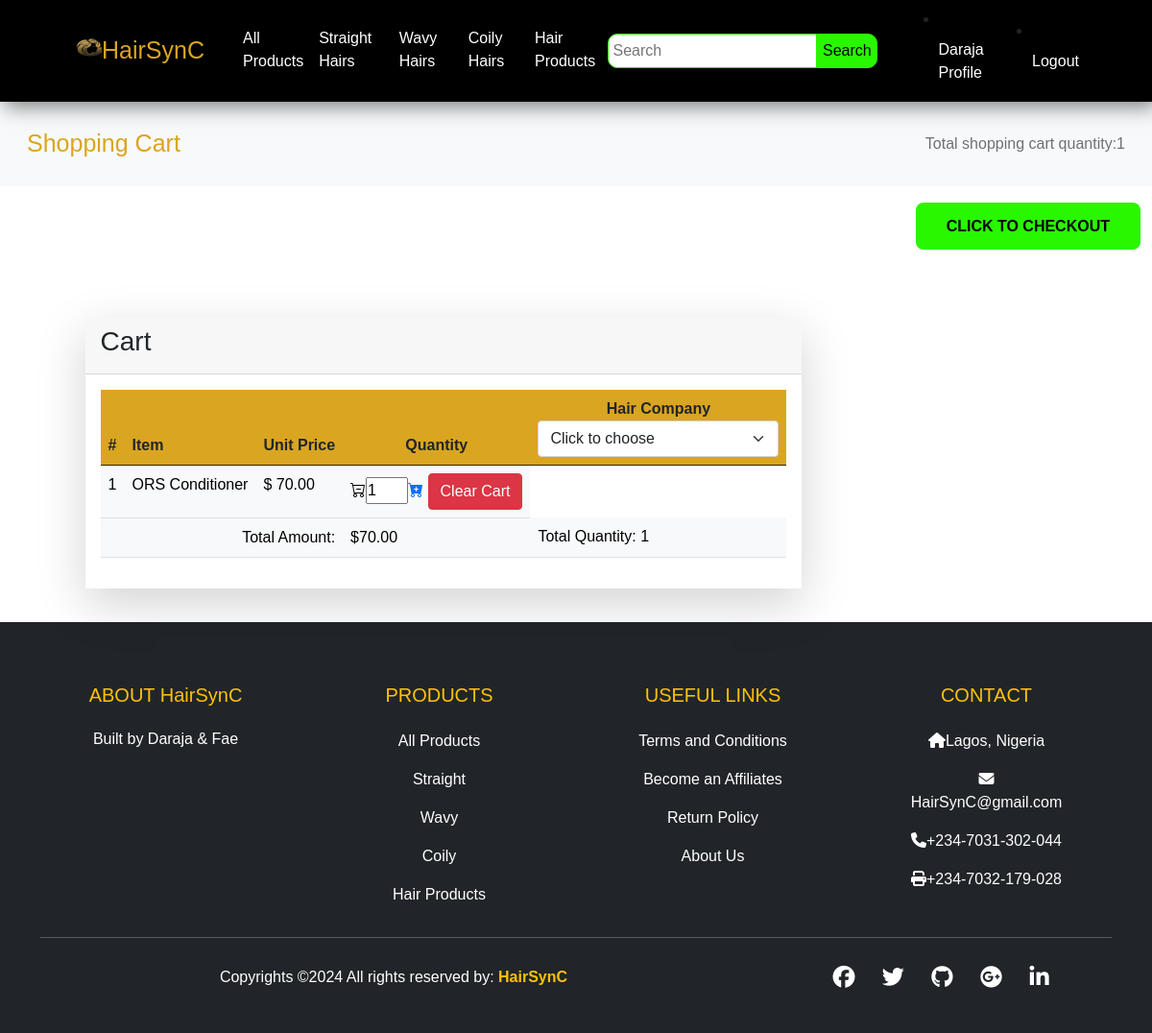
The app's page /store/users/cart/ (signed in) with its own data.
### store/models.py (models this page shows, shortened)
class CartItem(models.Model):
    item_id = models.AutoField(primary_key=True)
    cart = models.ForeignKey(ShoppingCart, on_delete=models.CASCADE)
    product = models.ForeignKey(Product, on_delete=models.CASCADE)
    quantity = models.PositiveIntegerField()

class Product(models.Model):
    product_id = models.AutoField(primary_key=True)
    name = models.CharField(max_length=255)
    description = models.TextField()
    price = models.DecimalField(max_digits=10, decimal_places=2)
    quantity_in_stock = models.IntegerField(validators=[MinValueValidator(0)])
    category = models.ForeignKey(Category, on_delete=models.CASCADE)
    image = models.ImageField(upload_to='images', blank=True)

### store/views.py (the view)
    def wrapper(request, *args, **kwargs):
        if not request.user.is_authenticated:
            return JsonResponse({"error": "Unauthorized"}, status=401)
        return view_func(request, *args, **kwargs)

### store/views.py (called while the page is built)
def check_authentication(view_func):
    def wrapper(request, *args, **kwargs):
        if not request.user.is_authenticated:
            return JsonResponse({"error": "Unauthorized"}, status=401)
        return view_func(request, *args, **kwargs)
    return wrapper

@csrf_exempt
@check_authentication
@require_http_methods(["GET"])
def get_user_shopping_cart_contents(request):
    try:
        user_id = request.user.id
        cart_contents = ShoppingCart.objects.get(user=user_id)
        cart_items = CartItem.objects.filter(cart=cart_contents)
        for item in cart_items:
            item.total_price = item.product.price * item.quantity
        total_amount = sum(item.total_price for item in cart_items)
        print("Total Amount:", total_amount)
        return render(request, 'store/cart.html', {
            'cart_items': cart_items,
            'total_amount': total_amount,
            'cart_item_count': cart_items.count()
        })
    except ShoppingCart.DoesNotExist:
        return render(request, 'store/cart.html', {
            'cart_items': [],
            'total_amount': 0,
            'cart_item_count': 0
        })

### store/templates/store/cart.html (shortened to what this page needs)
<!DOCTYPE html>
<html lang="en">
<head>
  {% load static %}
  <link rel="stylesheet" href="{% static 'store/css/style.css' %}">
  <link href="{% static 'store/css/all.min.css' %}" rel="stylesheet">
  <link href="{% static 'store/css/bootstrap.min.css' %}" rel="stylesheet">
  <link href="{% static 'store/css/bootstrap-icons.css' %}" rel="stylesheet">
</head>
<body>
<nav class="navbar navbar-expand-xl navbar-dark" id="navbar">
  <div class="container-fluid">
    <a class="navbar-brand" href="{% url 'store:index' %}">
      <img class="d-inline-block align-text-top" src="{% static 'store/images/Logo.png' %}" alt="logo" width="30" height="24">HairSynC
    </a>
    <div class="collapse navbar-collapse" id="navbarSupportedContent">
      <ul class="navbar-nav m-auto my-2 my-lg-0">
        <li class="nav-item">
          <a class="nav-link" href="{% url 'store:index' %}"></a>
          </li>
          <li class="nav-item">
            <a class="nav-link" href="{% url 'store:products' %}">All Products</a>
          </li>
          <li class="nav-item">
            <a class="nav-link" href="{% url 'store:straight' %}">Straight Hairs</a>
          </li>
          <li class="nav-item">
            <a class="nav-link" href="{% url 'store:wavy' %}">Wavy Hairs</a>
          </li>
          <li class="nav-item">
            <a class="nav-link" href="{% url 'store:coily' %}">Coily Hairs</a>
          </li>
          <li class="nav-item">
            <a class="nav-link" href="{% url 'store:hair_products' %}">Hair Products</a>
          </li>
        </ul>
        <form class="search">
          <input type="search" placeholder="Search" aria-label="Search">
          <button type="submit">Search</button>
        </form>
        {% if user.is_authenticated %}
        <li class="nav-item">
          <a class="nav-link" href="{% url 'store:userprofile' %}">{{ user.username }} Profile</a>
        </li>
        <li class="nav-item">
          <a class="nav-link" href="{% url 'store:logout' %}">Logout</a>
        </li>
      {% endif %}
    </div>
 </div>
</nav>
<nav class="navbar navbar-expand-lg navbar-light bg-light p-3">
  <div class="container-fluid mt-10">
      <a class="navbar-brand" href="#">Shopping Cart</a>
      <div class="navbar navbar-collapse">
        <span class="navbar-text">Total shopping cart quantity:<span class="totalQuantity">0</span></span>
        <br>
      </div>
  </div>
</nav>
    <div class="container-fluid ms-auto">
      <div style="text-align: right; width: 100%; margin-right: 5em; margin-top: 30px;">
        <a href="{% url 'store:checkout' %}" class="checkout"><b>CLICK TO CHECKOUT </b></a>
      </div>
        <div id="shopcard" class="cart-card ">
        <div class="mx-auto mt-5 shadow-lg rounded-0 width: 40rem;">
            <div class="card-header">
                <h3>Cart</h3>
            </div>
            <div class="card-body">
                <table class="table">
                    <thead>
                        <tr class="heading">
                        <th>#</th>
                        <th>Item</th>
                        <th>Unit Price</th>
                        <th class="text-center">Quantity</th>
                        <th class="text-center">Hair Company
                            <select class="form-select">
                                <option selected>Click to choose</option>
                            </select>
                        </th>
                        </tr>
                    </thead>
                    <tbody class="table-light">
                        {% for item in cart_items %}
                        <tr>
                            <td>{{ forloop.counter }}</td>
                            <td>{{ item.product.name }}</td>
                            <td>
                                $ <span class="txtprice">{{ item.product.price }}</span>
                            </td>
                            <td class="text-center">
                                <i class="bi bi-cart-dash"></i><input name="item" value="{{ item.quantity }}" size="2"><i class="bi bi-cart-plus-fill text-primary"></i>
                                <button id="clear-cart-btn" class="btn btn-danger">Clear Cart</button>
                            </td>
                        </tr>
                        {% endfor %}
                    <tr>
                      <td colspan="3" class="text-end">Total Amount:</td>
                      <td>$<span class="totalAmount">{{ total_amount }}</span></td>
                      <td>Total Quantity: <span class="totalQuantity">{{ cart_item_count }}</span></td>
                    </tr>
                </tbody>
                </table>
            </div>
            </div>
        </div>
    </div>
<footer class="bg-dark text-white pt-5 pb-4">
    <div class="container text-center text-md-left">
      <div class="row text-center text-md text-md-left">
        <div class="col-md-3 col-lg-3 col-xl-3 mx auto mt-3">
          <h5 class="mb-4 font-weight-bold text-warning"><a href="about.html" class="text-decoration-none text-warning">ABOUT HairSynC</a>
            <h6> Built by Daraja & Fae </h6>
          </div>
          <div class="col-md-2 col-lg-2 col-xl-2 mx-auto mt-3">
            <h5 class="text-uppercase mb-4 font-weight-bold text-warning">Products</h5>
            <p>
              <a href="{% url 'store:products' %}" class="text-white" style="text-decoration: none;">All Products
            </p>
            <p>
              <a href="{% url 'store:straight' %}" class="text-white" style="text-decoration: none;">Straight</a>
            </p>
            <p>
              <a href="{% url 'store:wavy' %}" class="text-white" style="text-decoration: none;">Wavy</a>
            </p>
            <p>
              <a href="{% url 'store:coily' %}" class="text-white" style="text-decoration: none;">Coily</a>
            </p>
            <p>
              <a href="{% url 'store:hair_products' %}" class="text-white" style="text-decoration: none;">Hair Products</a>
            </p>
          </div>
          <div class="col-md-3 col-lg-2 col-xl-2 mx-auto mt-3">
            <h5 class="text-uppercase mb-4 font-weight-bold text-warning">Useful Links</h5>
          <p>
            <a href="#" class="text-white" style="text-decoration: none;">Terms and Conditions</a>
          </p>
          <p>
            <a href="#" class="text-white" style="text-decoration: none;">Become an Affiliates</a>
          </p>
          <p>
            <a href="#" class="text-white" style="text-decoration: none;">Return Policy</a>
          </p>
          <p>
            <a href="#contact.html" class="text-white" style="text-decoration: none;">About Us</a>
          </p>
          </div>
          <div class="col-md-4 col-lg-3 col-xl-2 mx-auto mt-3">
            <h5 class="text-uppercase mb-4 font-weight-bold text-warning">Contact</h5>
            <p>
              <i class="fas fa-home mr-3"></i>Lagos, Nigeria
            </p>
            <p>
              <i class="fas fa-envelope mr-3"></i>HairSynC@gmail.com
            </p>
            <p>
              <i class="fas fa-phone mr-3"></i>+234-7031-302-044
            </p>
            <p>
              <i class="fas fa-print mr-3"></i>+234-7032-179-028
            </p>
          </div>
      </div>
      <hr class="mb-4">
      <div class="row align-items-center">
        <div class="col-md-7 col-lg-8">
          <p>Copyrights ©2024 All rights reserved by:
            <a href="#" style="text-decoration: none;">
              <strong class="text-warning">HairSynC</strong>
            </a></p>
        </div>
        <div class="col-md-5 col-lg-4">
          <div class="text-center text-md-right">
            <ul class="list-unstyled list-inline">
              <li class="list-inline-item">
                <a href="#" class="btn-floating btn-sm text-white" style="font-size: 23px;"><i class="fab fa-facebook"></i></a>
              </li>
              <li class="list-inline-item">
                <a href="#" class="btn-floating btn-sm text-white" style="font-size: 23px;"><i class="fab fa-twitter"></i></a>
              </li>
              <li class="list-inline-item">
                <a href="https://github.com/NwoguGlory1/HairSynC" class="btn-floating btn-sm text-white" style="font-size: 23px;"><i class="fab fa-github"></i></a>
              </li>
              <li class="list-inline-item">
                <a href="#" class="btn-floating btn-sm text-white" style="font-size: 23px;"><i class="fab fa-google-plus"></i></a>
              </li>
              <li class="list-inline-item">
                <a href="#" class="btn-floating btn-sm text-white" style="font-size: 23px;"><i class="fab fa-linkedin-in"></i></a>
              </li>
            </ul>
          </div>
        </div>
      </div>
    </div>
  </footer>
  </body>
</html>

### store/static/store/css/style.css (style rules this page uses)
* { margin: 0; padding: 0; box-sizing: border-box; font-family: 'Poppins', sans-serif; }
#navbar { position: sticky; top: 0; left: 0; z-index: 100; padding: 0.5rem 3rem 0.5rem 4rem; box-shadow: 5px 5px 20px rgba(0,0,0,.5); background: black; }
.navbar .navbar-brand { font-size:25px; font-weight:400; color: goldenrod !important; }
.navbar-nav { display: flex; justify-content: space-between; flex-direction: row; }
.navbar>.container-fluid { display: flex; justify-content: space-between; flex-direction: row; }
form.search { display: flex; flex-direction: row; margin: 0 3em 0 0 !important; align-items: center; justify-content: center; }
.search > input { padding: 0.3em; outline: none; border: 1px solid #29f700; border-top-left-radius: 10px; border-bottom-left-radius: 10px; }
.search > button { background-color: #29f700; padding: 0.3em !important; border: 1px solid #29f700; border-top-right-radius: 10px; border-bottom-right-radius: 10px; }
#navbarSupportedContent a { color:#ffff; text-decoration: none; border-bottom: 2px solid transparent; }
form { display: flex; flex-direction: column; margin-top: 20px; }
.cart-card { width: 900px; height: 400px; background-color: white; border: none !important; display: flex; justify-content: center; align-items: center; padding: 20px; }
.checkout { text-decoration: none; background-color:#29f700; padding: 1em 2em; color: black; border-radius: 8px; text-align: center; }
.heading { background-color: goldenrod !important; }

### records on screen
CartItem: product.name "ORS Conditioner", product.price "70.00", item "1"

### other values on screen
{{ user.username }} "Daraja"
{{ total_amount }} "70.00"
{{ cart_item_count }} "1"
